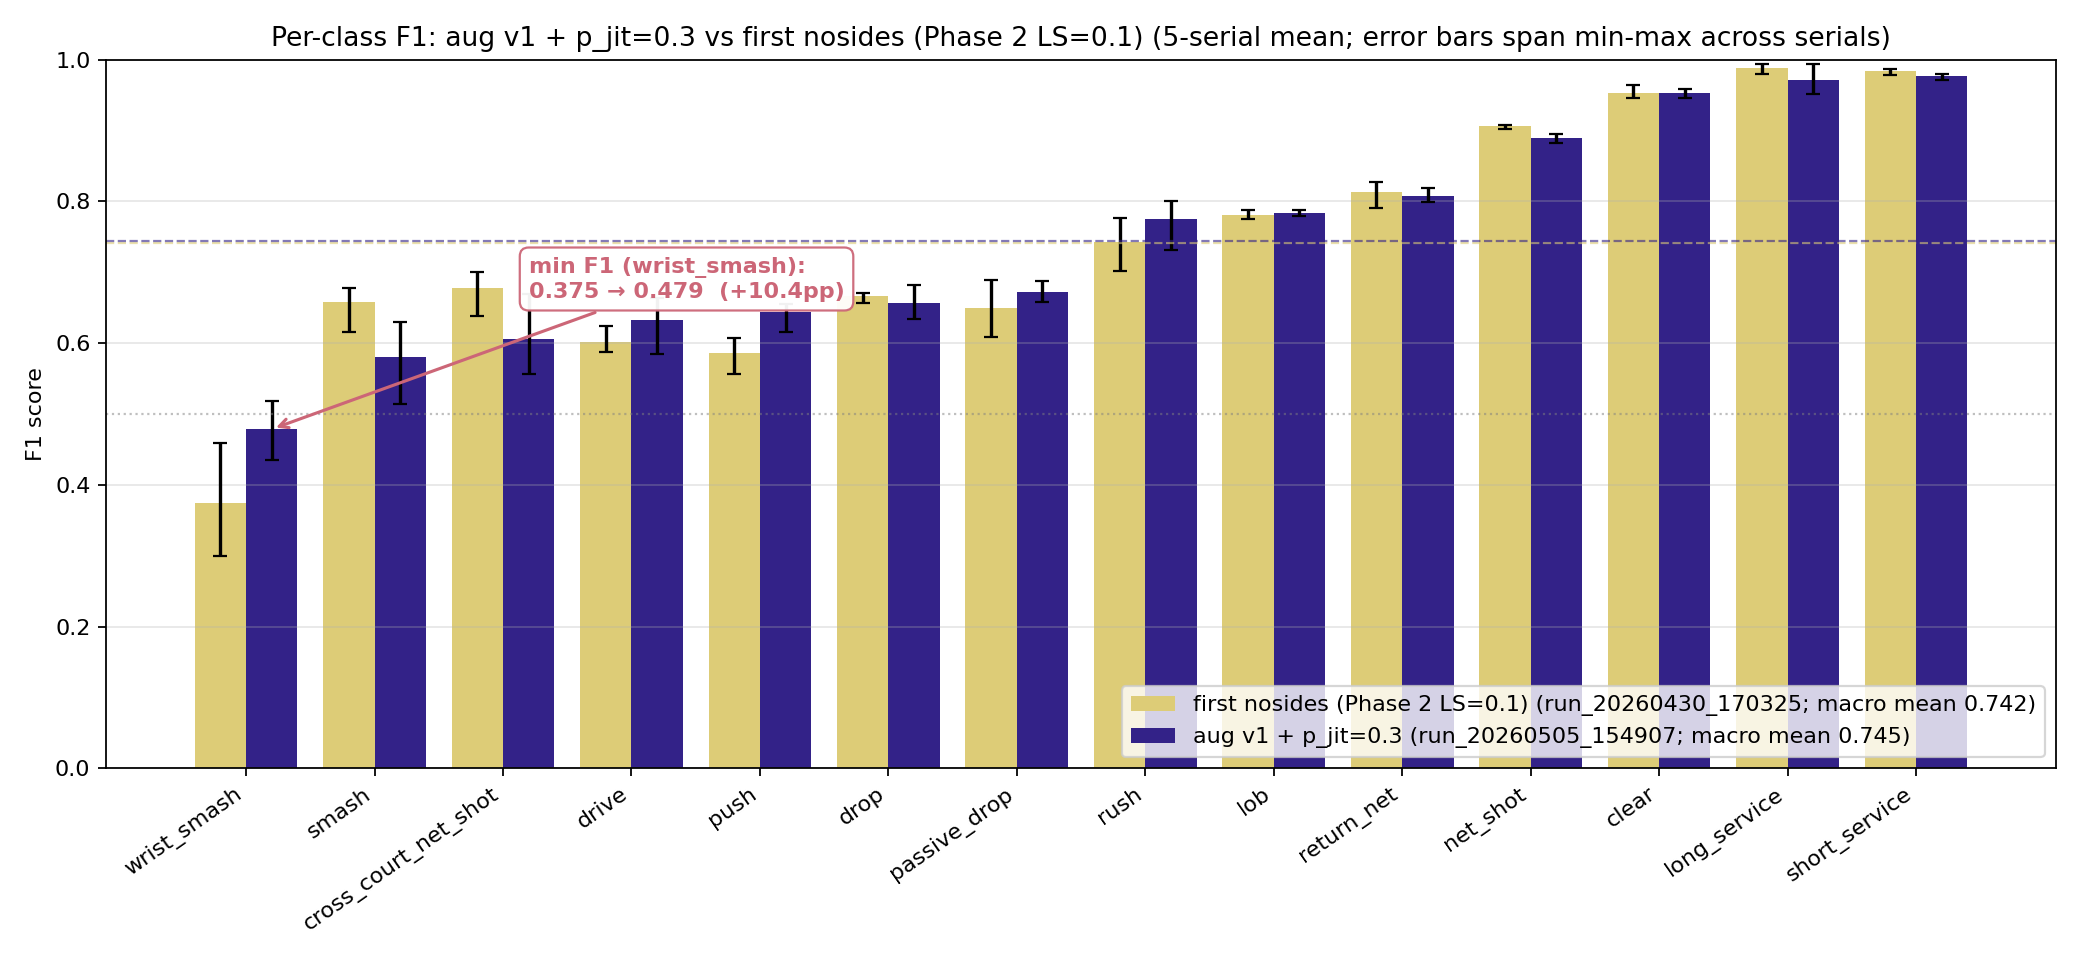

This figure's Python source:
"""Per-class F1 bar chart for the 2026-05-11 supervisor presentation.

Compares the current best aug-v1 run against the first Phase 2 nosides baseline
(`run_20260430_170325`, LS=0.1 sanity-A; the first time the 14-class nosides
collation was trained against). Both runs share the post-Phase-2 keypoint base,
so the gap reads as the cumulative effect of the loss-side sweep, the
shuttle-unzeroing data fix, and aug v1.

Bars are 5-serial means; error bars span min-max across serials. Sorted ascending
by aug-v1 mean F1 so the smash / wrist_smash floor sits at the left. The
wrist_smash bars carry an annotation callout because that's the project's min F1
class and the lift there is the headline story.
"""
from pathlib import Path

import numpy as np
import matplotlib.pyplot as plt
import yaml

REPO_ROOT = Path(__file__).resolve().parents[2]
EXPERIMENTS = REPO_ROOT / "src/bst_refactor/stroke_classification/main_on_shuttleset/experiments"

# Current best: aug v1 + p_jitter=0.3 (project min-F1 high).
AUG_V1_RUN = "run_20260505_154907"
AUG_V1_LABEL = "aug v1 + p_jit=0.3"
# First Phase 2 nosides run (sanity A, LS=0.1); the cleanest "before any nosides
# ablations" baseline at the same keypoint era as the aug run.
BASELINE_RUN = "run_20260430_170325"
BASELINE_LABEL = "first nosides (Phase 2 LS=0.1)"

OUT_PATH = REPO_ROOT / "scratch/presentation_prep/bar_chart_per_class_f1.png"

# Tol muted (protanopia-safe, qualitative). Sand for baseline, indigo for current best.
COLOUR_BASELINE = "#DDCC77"
COLOUR_AUG      = "#332288"
COLOUR_CALLOUT  = "#CC6677"  # rose for the wrist_smash annotation


def load_per_class(run_id: str) -> tuple[list[str], np.ndarray, float]:
    """Read per_class_f1 across all serials of a run.

    :param run_id: experiment run directory name
    :return: (class_names_in_order, per_serial_f1 of shape (n_serials, n_classes), 5-serial mean macro)
    """
    manifest = yaml.safe_load((EXPERIMENTS / run_id / "manifest.yaml").read_text())
    serials = manifest["serials"]
    class_names = list(serials[0]["metrics"]["per_class_f1"].keys())
    f1_grid = np.array([
        [s["metrics"]["per_class_f1"][cls] for cls in class_names]
        for s in serials
    ])
    macro_mean = float(np.mean([s["metrics"]["macro_f1"] for s in serials]))
    return class_names, f1_grid, macro_mean


def main():
    aug_classes,  aug_f1,  aug_macro  = load_per_class(AUG_V1_RUN)
    base_classes, base_f1, base_macro = load_per_class(BASELINE_RUN)
    assert aug_classes == base_classes, "Class lists differ between runs"
    class_names = aug_classes

    aug_mean  = aug_f1.mean(axis=0)
    base_mean = base_f1.mean(axis=0)
    aug_yerr  = np.stack([aug_mean  - aug_f1.min(axis=0),  aug_f1.max(axis=0)  - aug_mean])
    base_yerr = np.stack([base_mean - base_f1.min(axis=0), base_f1.max(axis=0) - base_mean])

    order = np.argsort(aug_mean)
    class_names = [class_names[i] for i in order]
    aug_mean,  base_mean = aug_mean[order],  base_mean[order]
    aug_yerr,  base_yerr = aug_yerr[:, order], base_yerr[:, order]

    n = len(class_names)
    x = np.arange(n)
    bar_width = 0.4

    fig, ax = plt.subplots(figsize=(13, 6))
    ax.bar(
        x - bar_width / 2, base_mean, bar_width,
        yerr=base_yerr, capsize=3, color=COLOUR_BASELINE,
        label=f"{BASELINE_LABEL} ({BASELINE_RUN}; macro mean {base_macro:.3f})",
    )
    ax.bar(
        x + bar_width / 2, aug_mean, bar_width,
        yerr=aug_yerr, capsize=3, color=COLOUR_AUG,
        label=f"{AUG_V1_LABEL} ({AUG_V1_RUN}; macro mean {aug_macro:.3f})",
    )

    ax.axhline(base_macro, color=COLOUR_BASELINE, linestyle="--", linewidth=1, alpha=0.6)
    ax.axhline(aug_macro,  color=COLOUR_AUG,      linestyle="--", linewidth=1, alpha=0.6)
    ax.axhline(0.5, color="grey", linestyle=":", linewidth=1, alpha=0.5)

    # Wrist_smash sits leftmost (sorted ascending by aug mean F1). Pull its delta out as
    # the headline annotation; that's the project's min F1 class and where the gain
    # against baseline matters most.
    ws_idx = class_names.index("wrist_smash")
    ws_base, ws_aug = base_mean[ws_idx], aug_mean[ws_idx]
    delta_pp = (ws_aug - ws_base) * 100
    annotation = (
        f"min F1 (wrist_smash):\n"
        f"{ws_base:.3f} → {ws_aug:.3f}  (+{delta_pp:.1f}pp)"
    )
    ax.annotate(
        annotation,
        xy=(ws_idx + bar_width / 2, ws_aug),
        xytext=(ws_idx + 2.2, ws_aug + 0.18),
        ha="left", va="bottom",
        fontsize=10, fontweight="bold", color=COLOUR_CALLOUT,
        arrowprops=dict(arrowstyle="->", color=COLOUR_CALLOUT, linewidth=1.4),
        bbox=dict(boxstyle="round,pad=0.4", facecolor="white",
                  edgecolor=COLOUR_CALLOUT, alpha=0.95),
    )

    ax.set_xticks(x)
    ax.set_xticklabels(class_names, rotation=35, ha="right")
    ax.set_ylabel("F1 score")
    ax.set_ylim(0, 1)
    ax.set_title(
        f"Per-class F1: {AUG_V1_LABEL} vs {BASELINE_LABEL} "
        f"(5-serial mean; error bars span min-max across serials)"
    )
    ax.legend(loc="lower right")
    ax.grid(axis="y", alpha=0.3)

    fig.tight_layout()
    OUT_PATH.parent.mkdir(parents=True, exist_ok=True)
    fig.savefig(OUT_PATH, dpi=160)
    print(f"Saved: {OUT_PATH}")


if __name__ == "__main__":
    main()
